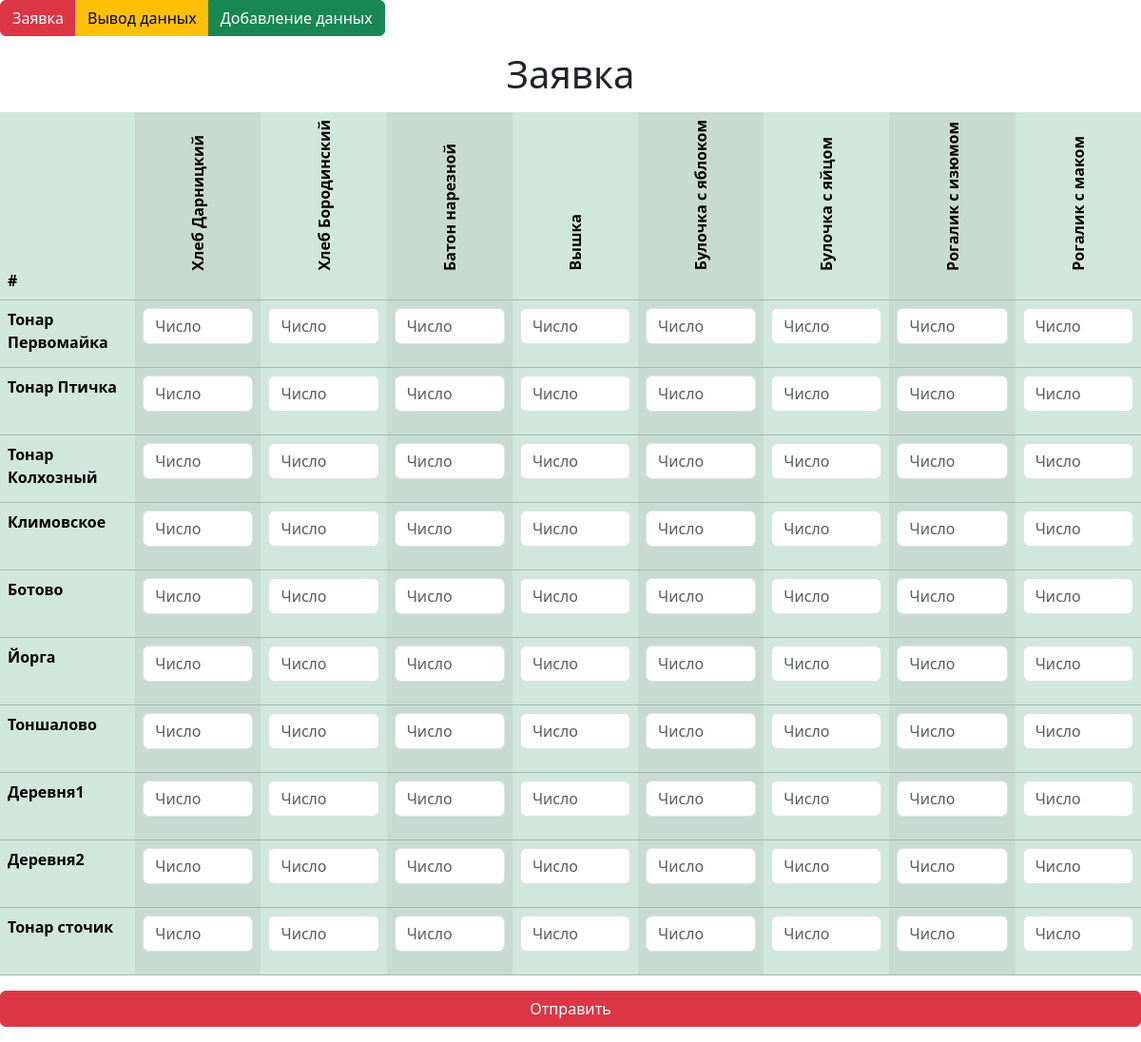
Before: / with the older database file.
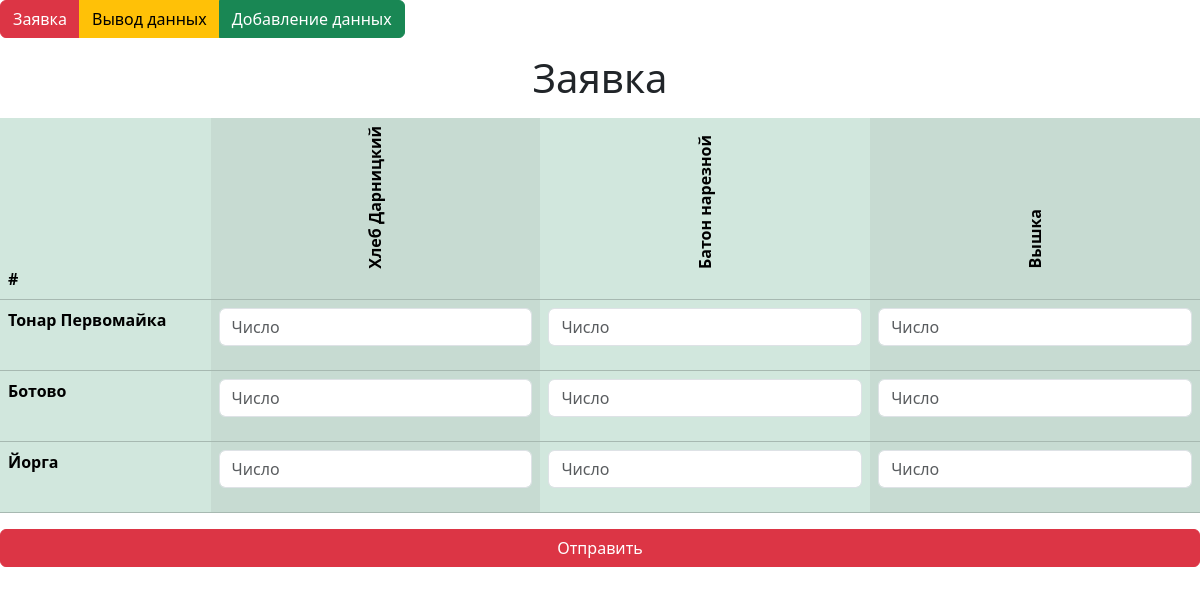
After: the same page with the newer database file.
### order/models.py (models this page shows)
class Products(models.Model):
    product = models.CharField(max_length=50, unique=True, null=False)

class Clients(models.Model):
    client = models.CharField(max_length=50, unique=True, null=False)
    driver_id = models.ForeignKey('Drivers', on_delete=models.PROTECT)

### order/views.py (the view)
# urls.py: path('', order, name='order'),
def order(request):
    today = datetime.date.today().isoformat()
    if request.method == 'POST':
        add_orders(request.POST)
    clients = select_clients()
    products = select_products()
    return render(request, 'order/order.html',
              {'clients': clients, 'products': products})

### order/function.py (called while the page is built)
def select_clients():
    return Clients.objects.all()

def select_products():
    return Products.objects.all()

### order/templates/order/order.html (shortened to what this page needs)
{% extends 'order/base.html' %}
{% block content %}
<figure class="text-center">
    <h1>Заявка</h1>
</figure>
<form method="post">
<table class="table table-success table-striped-columns">
  <thead>
    <tr>
        <th scope="col">#</th>
        {% for p in products %}
            <th scope="col">
                <figure class="text-center">
                    <span class="rotate-sm-90">{{ p.product }}</span>
                </figure>
            </th>
        {% endfor %}
    </tr>
  </thead>
  <tbody>
    {% for c in clients %}
        <tr>
            <th scope="row">{{ c.client }}</th>
            {% for p in products %}
                <td>
                    <div class="mb-3">
                        <input name="{{ c.client }}:{{ p.product }}" type="number" class="form-control" id="exampleFormControlInput1" placeholder="Число">
                    </div>
                </td>
            {% endfor %}
        </tr>
    {% endfor %}
  </tbody>
</table>
<div class="d-grid gap-2">
  <button class="btn btn-danger" type="submit">Отправить</button>
</div>
</form>
{% endblock %}

### order/templates/order/base.html (shortened to what this page needs)
<!DOCTYPE html>
<html lang="en">
<head>
    <link href="https://cdn.jsdelivr.net/npm/bootstrap@5.3.3/dist/css/bootstrap.min.css" rel="stylesheet">
</head>
<body>
<div class="btn-group" role="group" aria-label="Basic mixed styles example">
  <a href="{% url 'order' %}" class="btn btn-danger">Заявка</a>
  <a href="{% url 'print_orders' %}" class="btn btn-warning">Вывод данных</a>
  <a href="{% url 'add_data' %}" class="btn btn-success">Добавление данных</a>
</div>
{% block content %}
{% endblock %}
</body>
</html>

Changed rows visible on the page:
removed Products: product "Хлеб Бородинский"
removed Products: product "Булочка с яблоком"
removed Products: product "Булочка с яйцом"
removed Products: product "Рогалик с изюмом"
removed Products: product "Рогалик с маком"
removed Clients: client "Тонар Птичка"
removed Clients: client "Тонар Колхозный"
removed Clients: client "Климовское"
removed Clients: client "Тоншалово"
removed Clients: client "Деревня1"
removed Clients: client "Деревня2"
removed Clients: client "Тонар сточик"
